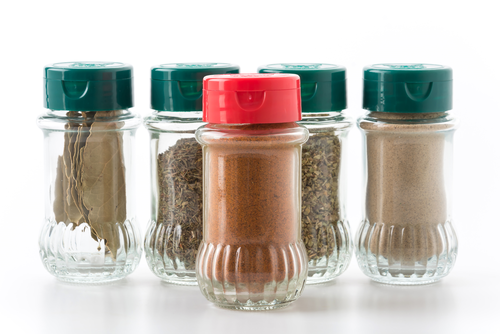
#> input picture images/original.png, 500 x 334 px
$ jupyter execute canny_mask.ipynb   (older library calls are emulated)
#> lines starting #> are read from the running program, lines starting #| are printed output that depends on the picture; after the words box and inside, x2 and y2 are one past the last pixel; in counts of white or black regions, pixels touching at a corner belong together
[cell 1]
import cv2
import numpy as np

[cell 2]
originalImage = cv2.imread("../images/original.png",cv2.IMREAD_GRAYSCALE)
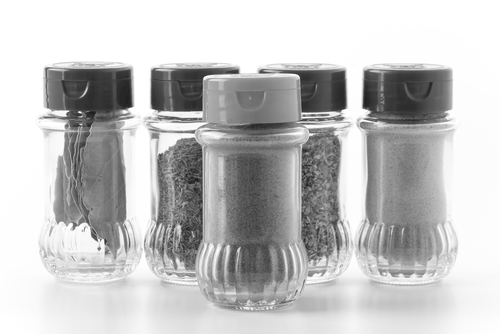
#> originalImage: shape (334, 500); min 28, max 255, mean 195.3

Canny Edge Detection Implementation Steps:
1. Convert the image to grayscale
2. Remove noise using gaussian filter
3. Use sobel edge detection to get the edges
4. Apply Non-maximum Suppression to make the edges thinner
5. Hysteresis Thresholding to connect the strong edges and ignore other

[cell 3]
# defining the canny detector function
# weak_th and strong_th are thresholds for double thresholding step
def canny_edge_detection(img, weak_th = None, strong_th = None):

    # Noise reduction step
    img = cv2.GaussianBlur(img, (5, 5), 1.4)
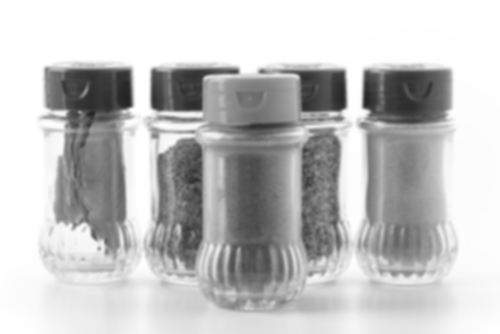
#> img: shape (334, 500); min 35, max 255, mean 195.3

    # Calculating the gradients
    gx = cv2.Sobel(np.float32(img), cv2.CV_64F, 1, 0, 3)
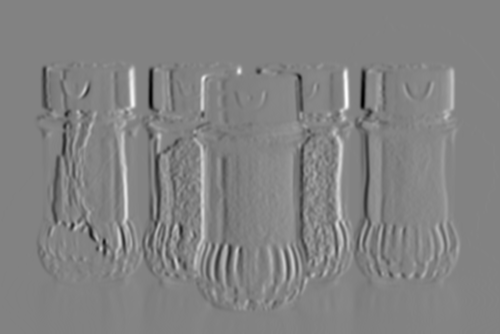
#> gx: shape (334, 500) float64; min -416, max 395, mean 0; drawn with min black and max white
    gy = cv2.Sobel(np.float32(img), cv2.CV_64F, 0, 1, 3)
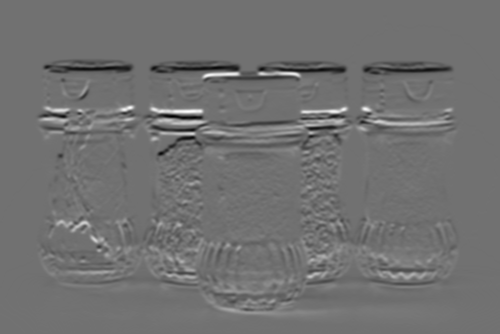
#> gy: shape (334, 500) float64; min -327, max 407, mean -0.4; drawn with min black and max white

    # Conversion of Cartesian coordinates to polar
    mag, ang = cv2.cartToPolar(gx, gy, angleInDegrees = True)
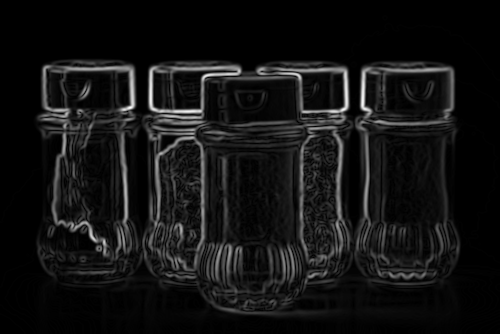
#> mag: shape (334, 500) float64; min 0, max 432, mean 32.7; drawn with min black and max white
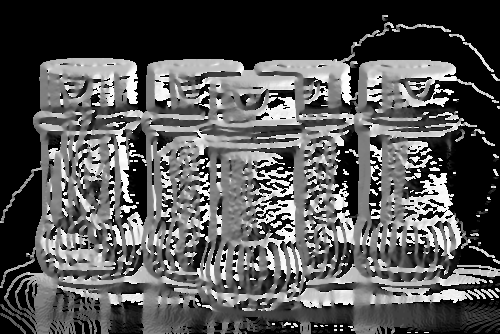
#> ang: shape (334, 500) float64; min 0, max 359.8, mean 120.4; drawn with min black and max white

    # setting the minimum and maximum thresholds
    # for double thresholding
    mag_max = np.max(mag)
#> mag_max = 432
    if not weak_th:weak_th = mag_max * 0.1
#> weak_th = 43.2
    if not strong_th:strong_th = mag_max * 0.5
#> strong_th = 216

    # getting the dimensions of the input image
    height, width = img.shape
#> height = 334; width = 500

    # Looping through every pixel of the grayscale
    # image
    for i_x in range(width):
        for i_y in range(height):

            grad_ang = ang[i_y, i_x]
            grad_ang = abs(grad_ang-180) if abs(grad_ang)>180 else abs(grad_ang)

            # selecting the neighbours of the target pixel
            # according to the gradient direction
            # In the x axis direction
            if grad_ang<= 22.5:
                neighb_1_x, neighb_1_y = i_x-1, i_y
                neighb_2_x, neighb_2_y = i_x + 1, i_y

            # top right (diagonal-1) direction
            elif grad_ang>22.5 and grad_ang<=(22.5 + 45):
                neighb_1_x, neighb_1_y = i_x-1, i_y-1
                neighb_2_x, neighb_2_y = i_x + 1, i_y + 1

            # In y-axis direction
            elif grad_ang>(22.5 + 45) and grad_ang<=(22.5 + 90):
                neighb_1_x, neighb_1_y = i_x, i_y-1
                neighb_2_x, neighb_2_y = i_x, i_y + 1

            # top left (diagonal-2) direction
            elif grad_ang>(22.5 + 90) and grad_ang<=(22.5 + 135):
                neighb_1_x, neighb_1_y = i_x-1, i_y + 1
                neighb_2_x, neighb_2_y = i_x + 1, i_y-1

            # Now it restarts the cycle
            elif grad_ang>(22.5 + 135) and grad_ang<=(22.5 + 180):
                neighb_1_x, neighb_1_y = i_x-1, i_y
                neighb_2_x, neighb_2_y = i_x + 1, i_y

            # Non-maximum suppression step
            if width>neighb_1_x>= 0 and height>neighb_1_y>= 0:
                if mag[i_y, i_x]<mag[neighb_1_y, neighb_1_x]:
                    mag[i_y, i_x]= 0
                    continue

            if width>neighb_2_x>= 0 and height>neighb_2_y>= 0:
                if mag[i_y, i_x]<mag[neighb_2_y, neighb_2_x]:
                    mag[i_y, i_x]= 0
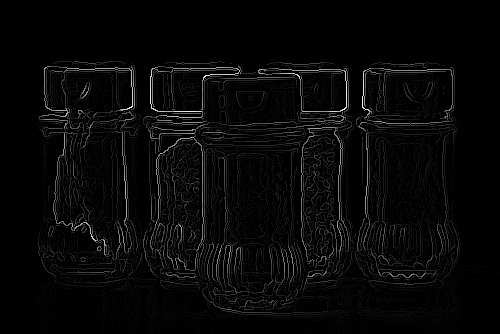
#> mag: shape (334, 500) float64; min 0, max 432, mean 13.1; drawn with min black and max white

    ids = np.zeros_like(img)

    # double thresholding step
    for i_x in range(width):
        for i_y in range(height):

            grad_mag = mag[i_y, i_x]

            if grad_mag<weak_th:
                mag[i_y, i_x]= 0
            elif strong_th>grad_mag>= weak_th:
                ids[i_y, i_x]= 1
            else:
                ids[i_y, i_x]= 2
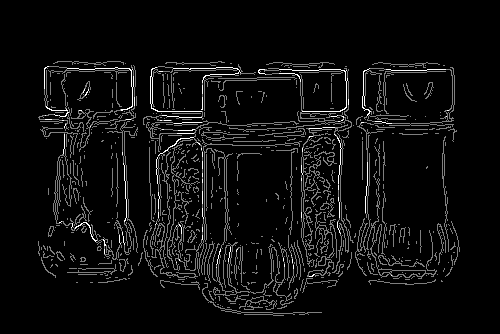
#> ids: shape (334, 500); min 0, max 2, mean 0.104; drawn with min black and max white
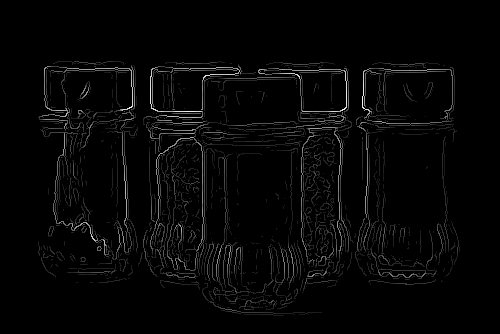
#> mag: shape (334, 500) float64; 15.83% of pixels changed, all inside (x1, y1, x2, y2) = (0, 15, 500, 334); drawn with min black and max white

    # finally show the magnitude of gradients of edges
    cv2.imshow("Canny Edge Detection",mag)
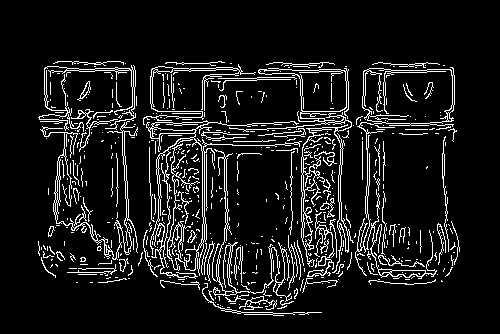
#> window 'Canny Edge Detection': shape (334, 500); 9.5% white in thin lines or dots, all inside (x1, y1, x2, y2) = (38, 61, 460, 316)
    cv2.waitKey(0)
    cv2.destroyAllWindows()

$ run again, with images/abstract-1296713_1280.png copied over images/original.png
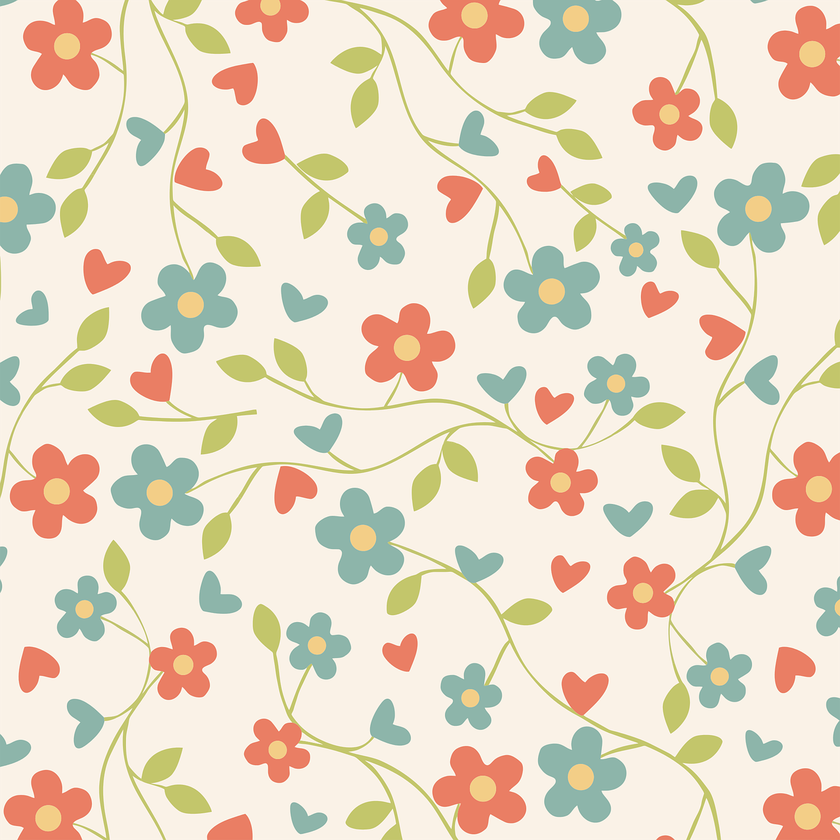
#> input picture images/abstract-1296713_1280.png, 840 x 840 px, shrunk from 1280 x 1280 before the run
#> mag_max = 209.7
#> weak_th = 20.97
#> strong_th = 104.8
#> in canny_edge_detection, `cv2.imshow("Canny Edge Detection",mag)`:
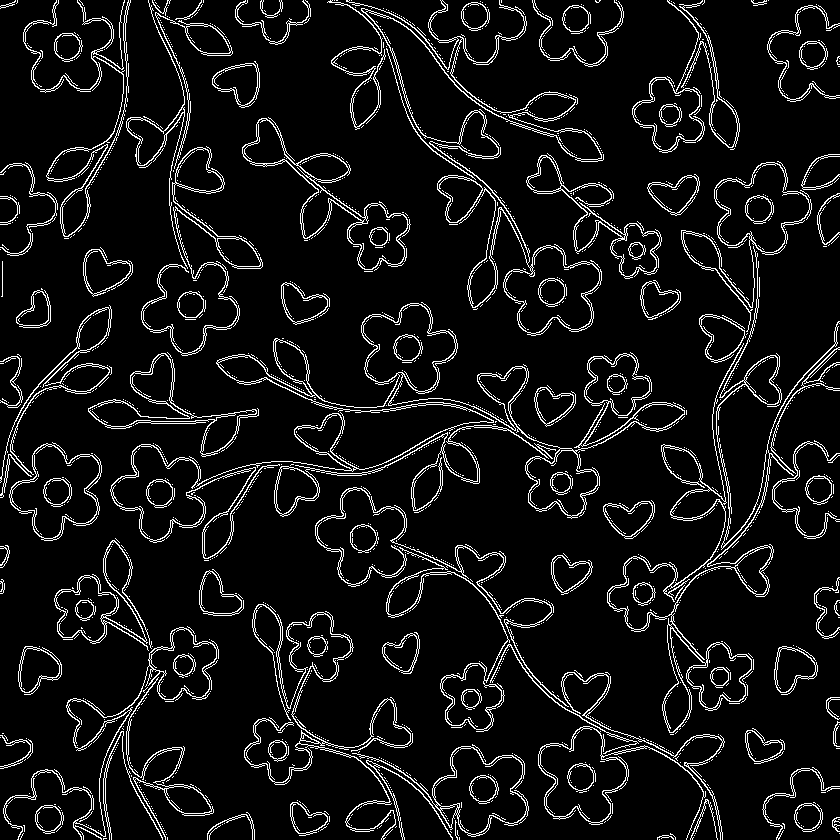
#> window 'Canny Edge Detection': shape (840, 840); 7.8% white in thin lines or dots
